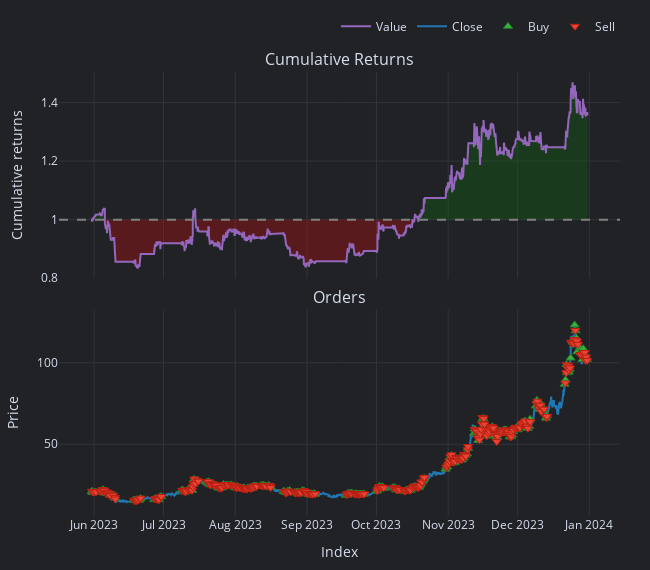

Notebook code for this chart:
### Code cell
pf.plot({"orders", "cum_returns"}, settings=dict(bm_returns=False)).show()

### Figure 1 — Plotly figure (JSON) as saved in the notebook; plotly's stock layout.template omitted (floating-point values rounded to 4 significant figures; data arrays with more than 128 entries replaced by an {"elided": "..."} marker saying what was removed)
{"data": [{"hoverinfo": "skip", "line": {"color": "rgba(0, 0, 0, 0)", "width": 0}, "mode": "lines", "opacity": 0, "showlegend": false, "type": "scatter", "uid": "aca79dc8-e284-451b-90c9-f2ce8743460a", "x": {"elided": "5144 str values"}, "xaxis": "x", "y": {"elided": "5144 int values"}, "yaxis": "y"}, {"connectgaps": false, "fill": "tonexty", "fillcolor": "rgba(0, 128, 0, 0.25)", "hoverinfo": "skip", "line": {"color": "rgba(0, 0, 0, 0)", "width": 0}, "mode": "lines", "opacity": 0, "showlegend": false, "type": "scatter", "uid": "4a1f9d3c-67fa-42ad-8224-db60745c3f22", "x": {"elided": "5144 str values"}, "xaxis": "x", "y": {"elided": "5144 float values"}, "yaxis": "y"}, {"hoverinfo": "skip", "line": {"color": "rgba(0, 0, 0, 0)", "width": 0}, "mode": "lines", "opacity": 0, "showlegend": false, "type": "scatter", "uid": "d9b535f6-e765-43dd-967a-bdfa93f36546", "x": {"elided": "5144 str values"}, "xaxis": "x", "y": {"elided": "5144 int values"}, "yaxis": "y"}, {"connectgaps": false, "fill": "tonexty", "fillcolor": "rgba(255, 0, 0, 0.25)", "hoverinfo": "skip", "line": {"color": "rgba(0, 0, 0, 0)", "width": 0}, "mode": "lines", "opacity": 0, "showlegend": false, "type": "scatter", "uid": "b3dfb81f-e2a0-4bfa-8541-e23218bdbccd", "x": {"elided": "5144 str values"}, "xaxis": "x", "y": {"elided": "5144 float values"}, "yaxis": "y"}, {"legendgroup": "0", "line": {"color": "#9467bd"}, "mode": "lines", "name": "Value", "showlegend": true, "type": "scatter", "uid": "6c1a6dd5-f919-4d01-8fc1-ed83bb300640", "x": {"elided": "5144 str values"}, "xaxis": "x", "y": {"elided": "5144 float values"}, "yaxis": "y"}, {"hoverinfo": "skip", "line": {"color": "rgba(0, 0, 0, 0)", "width": 0}, "mode": "lines", "opacity": 0, "showlegend": false, "type": "scatter", "uid": "ccec6bfb-ca37-4739-a790-792aadd65545", "x": {"elided": "5144 str values"}, "xaxis": "x", "y": {"elided": "5144 int values"}, "yaxis": "y"}, {"legendgroup": "1", "line": {"color": "#1f77b4"}, "mode": "lines", "name": "Close", "showlegend": true, "type": "scatter", "uid": "61f45401-887c-489d-8581-e1abaca4ecfc", "x": {"elided": "5144 str values"}, "xaxis": "x2", "y": {"elided": "5144 float values"}, "yaxis": "y2"}, {"customdata": {"elided": "326x9 mixed values"}, "hovertemplate": "<br>Order Id: %{customdata[0]}\n<br>Signal Index: %{customdata[1]}\n<br>Creation Index: %{customdata[2]}\n<br>Fill Index: %{customdata[3]}\n<br>Size: %{customdata[4]:,}\n<br>Price: %{customdata[5]:,}\n<br>Fees: %{customdata[6]:,}\n<br>Type: %{customdata[7]}\n<br>Stop Type: %{customdata[8]}", "marker": {"color": "#37B13F", "line": {"color": "rgb(38,123,44)", "width": 1}, "size": 8, "symbol": "triangle-up"}, "mode": "markers", "name": "Buy", "type": "scatter", "uid": "7247f2aa-4522-47ad-bdbb-e1c40ffb736d", "x": {"elided": "326 str values"}, "xaxis": "x2", "y": {"elided": "326 float values"}, "yaxis": "y2"}, {"customdata": {"elided": "326x9 mixed values"}, "hovertemplate": "<br>Order Id: %{customdata[0]}\n<br>Signal Index: %{customdata[1]}\n<br>Creation Index: %{customdata[2]}\n<br>Fill Index: %{customdata[3]}\n<br>Size: %{customdata[4]:,}\n<br>Price: %{customdata[5]:,}\n<br>Fees: %{customdata[6]:,}\n<br>Type: %{customdata[7]}\n<br>Stop Type: %{customdata[8]}", "marker": {"color": "#EA4335", "line": {"color": "rgb(181,31,18)", "width": 1}, "size": 8, "symbol": "triangle-down"}, "mode": "markers", "name": "Sell", "type": "scatter", "uid": "b204ee5e-f760-4444-8bf1-5a162a5b836f", "x": {"elided": "326 str values"}, "xaxis": "x2", "y": {"elided": "326 float values"}, "yaxis": "y2"}], "layout": {"annotations": [{"font": {"size": 16}, "showarrow": false, "text": "Cumulative Returns", "x": 0.5, "xanchor": "center", "xref": "paper", "y": 1, "yanchor": "bottom", "yref": "paper"}, {"font": {"size": 16}, "showarrow": false, "text": "Orders", "x": 0.5, "xanchor": "center", "xref": "paper", "y": 0.4649, "yanchor": "bottom", "yref": "paper"}], "height": 570, "legend": {"orientation": "h", "traceorder": "normal", "x": 1, "xanchor": "right", "y": 1.07, "yanchor": "bottom"}, "margin": {"b": 30, "l": 30, "r": 30, "t": 30}, "shapes": [{"line": {"color": "gray", "dash": "dash"}, "type": "line", "x0": 0, "x1": 1, "xref": "paper", "y0": 1, "y1": 1, "yref": "y"}], "showlegend": true, "width": 650, "xaxis": {"anchor": "y", "domain": [0, 1], "matches": "x2", "showticklabels": false}, "xaxis2": {"anchor": "y2", "domain": [0, 1], "title": {"text": "Index"}}, "yaxis": {"anchor": "x", "domain": [0.5351, 1], "title": {"text": "Cumulative returns"}}, "yaxis2": {"anchor": "x2", "domain": [0, 0.4649], "title": {"text": "Price"}}}}
